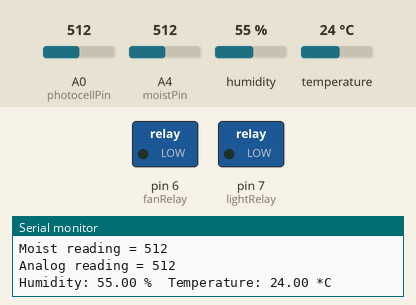
This sketch was run on a simulated Arduino Uno, built with avr-gcc and run on an emulated ATmega328P. Shown: switched loads named in the sketch (green lamp = pin HIGH), the last lines printed to the serial monitor. The test bench sets the inputs (shaded band); at power-on: A0 (photocellPin) = 512, A4 (moistPin) = 512, humidity 55 %, temperature 24 °C.

Above: at 1.2 s.
1.3 s: A0 (photocellPin) set to 584
2.8 s: A0 (photocellPin) set to 609
At 3.7 s:
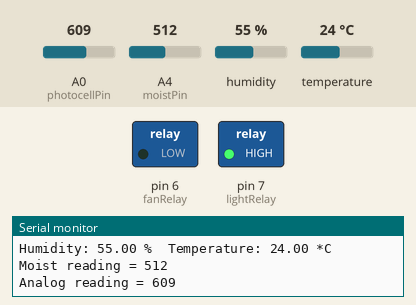
4.4 s: A4 (moistPin) set to 106
10.5 s: A4 (moistPin) set to 95
12.0 s: A0 (photocellPin) set to 590
At 13.1 s:
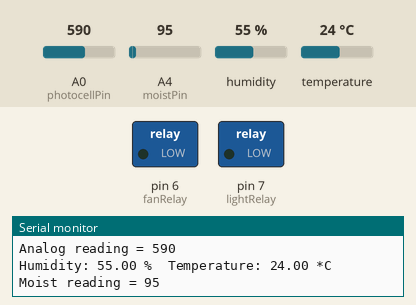
18.1 s: A0 (photocellPin) set to 610
At 19.2 s:
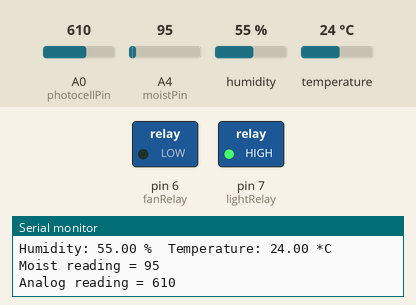
Timing chart, 0 to 21.1 s (numbered marks = the images above; inputs shaded):
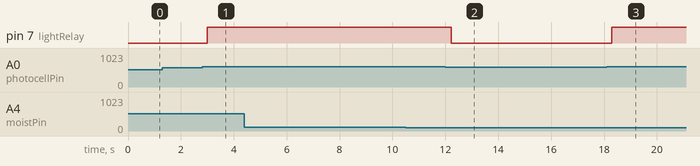

The sketch:

Plant_Photosensor.ino
```cpp
/* Plant System

Checks Temperature/Humidity/Moist/Light
Activates light when needed/plays sound when Dry soil

TODO: Upload to SQL server and website!
2012/10/7
 Code by Conrad Chamerski
*/

#include "DHT.h"
#include "pitches.h"
#define DHTPIN 2     // what pin we're connected to
#define DHTTYPE DHT22   // DHT 22  (AM2302)

DHT dht(DHTPIN, DHTTYPE);

//variables
unsigned long elapsed;
float hours,minutes,seconds,ms;
unsigned long over;
int fanRelay = 6;
int lightRelay = 7;
int moistPin = 4;


void setup() {
  Serial.begin(9600);
    Serial.println("Program Start!");
  dht.begin();
  pinMode(fanRelay, OUTPUT);
  pinMode(lightRelay, OUTPUT);
}


int melody[] = {
  NOTE_C4, NOTE_G3,NOTE_G3, NOTE_A3, NOTE_G3,0, NOTE_B3, NOTE_C4};

int noteDurations[] = {
  4, 8, 8, 4,4,4,4,4 };

int photocellPin = 0;     // the cell and 10K pulldown are connected to a0  ANALOG
int photocellReading;     // the analog reading from the sensor divider

void loop() {

  photocellReading = analogRead(photocellPin);
  Serial.print("Analog reading = ");
  Serial.println(photocellReading);     // the raw analog reading

  delay(100);
  float h = dht.readHumidity();
  float t = dht.readTemperature();

  if (isnan(t) || isnan(h)) {
    Serial.println("Failed to read from DHT");
  } else {
    Serial.print("Humidity: ");
    Serial.print(h);
    Serial.print(" %\t");
    Serial.print("Temperature: ");
    Serial.print(t);
    Serial.println(" *C");
  }

  int moistSensor;
  moistSensor = analogRead(moistPin);
  Serial.print("Moist reading = ");
  Serial.println(moistSensor);

   elapsed=millis();
  hours=int(elapsed/3600000);
  over=elapsed%3600000;
  minutes=int(over/60000);
  over=over%60000;
  seconds=int(over/1000);
  ms=over%1000;

    if ((int)minutes%30==0 && (int)minutes!= 0)
  {
         digitalWrite(fanRelay, HIGH);   // turn the LED on (HIGH is the voltage level)
  }
    if ((int)minutes%35==0 && (int)minutes!= 0)
  {
  digitalWrite(fanRelay, LOW);    // turn the LED off by making the voltage LOW
  }

  /*

  if (moistSensor < 850 && (int)minutes%5==0 && (int)minutes!= 0)  // Change to Good Value
  {
   for (int thisNote = 0; thisNote < 8; thisNote++) {
    int noteDuration = 1000/noteDurations[thisNote];
    tone(8, melody[thisNote],noteDuration);
    int pauseBetweenNotes = noteDuration * 1.30;
    delay(pauseBetweenNotes);
    noTone(8);
   }
  }
  */


  if ( photocellReading > 600 )
  {
    digitalWrite(lightRelay, HIGH);
  }
  else
  {
    digitalWrite(lightRelay, LOW);
  }

 if( (int)hours%18 == 0 && hours != 0 )
 {
     digitalWrite(lightRelay, HIGH);
 }
 if( (int)hours%23 == 0 && hours != 0 )
 {
     digitalWrite(lightRelay, LOW);
 }


}
```

pitches.h
```cpp
/*************************************************
 * Public Constants
 *************************************************/

#define NOTE_B0  31
#define NOTE_C1  33
#define NOTE_CS1 35
#define NOTE_D1  37
#define NOTE_DS1 39
#define NOTE_E1  41
#define NOTE_F1  44
#define NOTE_FS1 46
#define NOTE_G1  49
#define NOTE_GS1 52
#define NOTE_A1  55
#define NOTE_AS1 58
#define NOTE_B1  62
#define NOTE_C2  65
#define NOTE_CS2 69
#define NOTE_D2  73
#define NOTE_DS2 78
#define NOTE_E2  82
#define NOTE_F2  87
#define NOTE_FS2 93
#define NOTE_G2  98
#define NOTE_GS2 104
#define NOTE_A2  110
#define NOTE_AS2 117
#define NOTE_B2  123
#define NOTE_C3  131
#define NOTE_CS3 139
#define NOTE_D3  147
#define NOTE_DS3 156
#define NOTE_E3  165
#define NOTE_F3  175
#define NOTE_FS3 185
#define NOTE_G3  196
#define NOTE_GS3 208
#define NOTE_A3  220
#define NOTE_AS3 233
#define NOTE_B3  247
#define NOTE_C4  262
#define NOTE_CS4 277
#define NOTE_D4  294
#define NOTE_DS4 311
#define NOTE_E4  330
#define NOTE_F4  349
#define NOTE_FS4 370
#define NOTE_G4  392
#define NOTE_GS4 415
#define NOTE_A4  440
#define NOTE_AS4 466
#define NOTE_B4  494
#define NOTE_C5  523
#define NOTE_CS5 554
#define NOTE_D5  587
#define NOTE_DS5 622
#define NOTE_E5  659
#define NOTE_F5  698
#define NOTE_FS5 740
#define NOTE_G5  784
#define NOTE_GS5 831
#define NOTE_A5  880
#define NOTE_AS5 932
#define NOTE_B5  988
#define NOTE_C6  1047
#define NOTE_CS6 1109
#define NOTE_D6  1175
#define NOTE_DS6 1245
#define NOTE_E6  1319
#define NOTE_F6  1397
#define NOTE_FS6 1480
#define NOTE_G6  1568
#define NOTE_GS6 1661
#define NOTE_A6  1760
#define NOTE_AS6 1865
#define NOTE_B6  1976
#define NOTE_C7  2093
#define NOTE_CS7 2217
#define NOTE_D7  2349
#define NOTE_DS7 2489
#define NOTE_E7  2637
#define NOTE_F7  2794
#define NOTE_FS7 2960
#define NOTE_G7  3136
#define NOTE_GS7 3322
#define NOTE_A7  3520
#define NOTE_AS7 3729
#define NOTE_B7  3951
#define NOTE_C8  4186
#define NOTE_CS8 4435
#define NOTE_D8  4699
#define NOTE_DS8 4978
```

Measured:
- the behaviour switches between 600 and 601 on A0 (photocellPin) (found by bisection; images 0 and 1)
- after the input at 2.8 s, pin 7 (lightRelay): LOW → HIGH after 0.19 s
- after the input at 12.0 s, pin 7 (lightRelay): HIGH → LOW after 0.22 s
- after the input at 18.1 s, pin 7 (lightRelay): LOW → HIGH after 0.19 s
